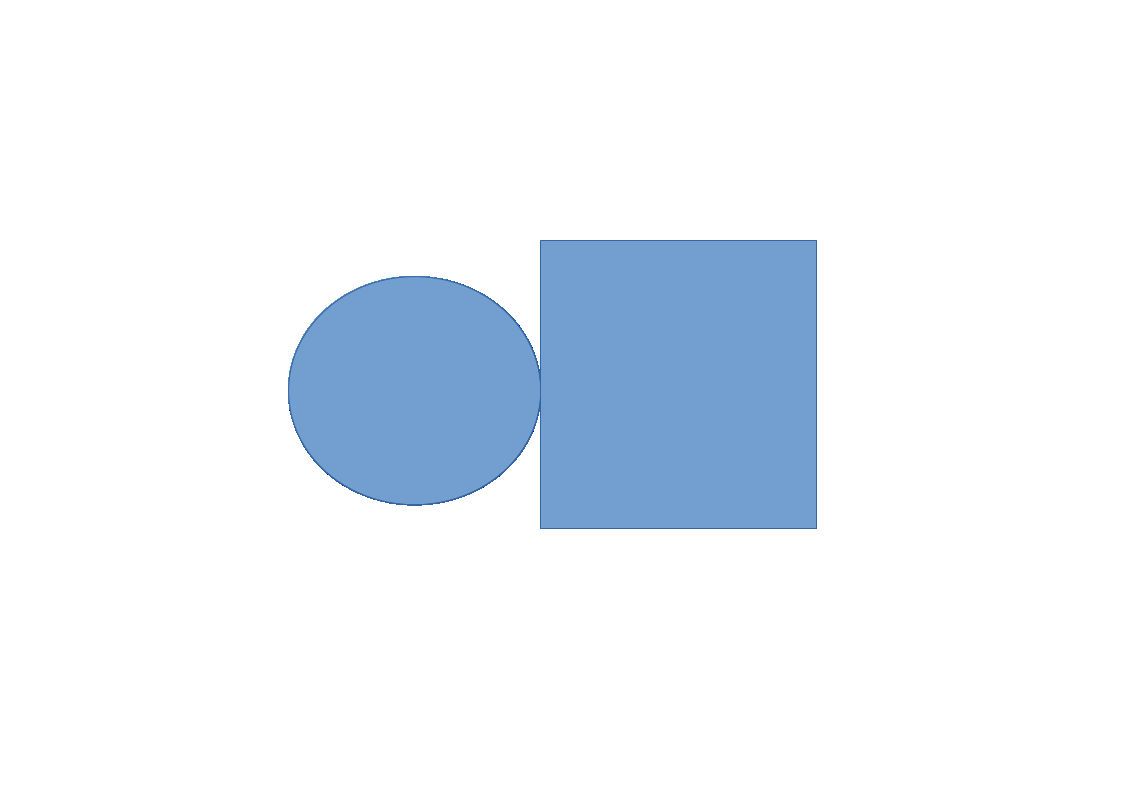
#> input picture circle_square.png, 1123 x 794 px
$ python n_order_gaussian.py
#> lines starting #> are read from the running program, lines starting #| are printed output that depends on the picture
# this file demonstrates use of hessian matrix eigenvalues to find concavity at a surface

import numpy as np
import cv2
from scipy.ndimage import gaussian_filter
import matplotlib.pyplot as plt


filepath = 'circle_square.png'
img = cv2.imread(filepath)
#> img is the input picture: shape (794, 1123, 3); mean B, G, R 248.1, 241.3, 234.9

# turn image to grayscale
img = cv2.cvtColor(img, cv2.COLOR_BGR2GRAY)
#> img: shape (794, 1123)
img = img.astype(np.float32)

# compute second derivative approximations via gaussian filter
sigma = 25

# visualize convolution with gaussian
I = gaussian_filter(img, sigma=sigma, order=(0, 0))
figure0, axes0 = plt.subplots(1,2)

# show blurred image
axes0[0].imshow(img, cmap='gray')
axes0[0].set_title("raw image")
axes0[1].imshow(I, cmap='gray')
axes0[1].set_title("I")

# compute first derivatives
Ix = gaussian_filter(img, sigma=sigma, order=(0, 1))
Iy = gaussian_filter(img, sigma=sigma, order=(1, 0))

# show gradient
figure1, axes1 = plt.subplots(1,2)
axes1[0].imshow(Ix)
axes1[0].set_title("Ix")
axes1[1].imshow(Iy)
axes1[1].set_title("Iy")
plt.show()

# compute second derivatives
Ixx = gaussian_filter(img, sigma=sigma, order=(0, 2))
Iyy = gaussian_filter(img, sigma=sigma, order=(2, 0))
Ixy = gaussian_filter(img, sigma=sigma, order=(1, 1))

# compute eigenvalues of 2x2 hessian for each pixel
trace = Ixx + Iyy
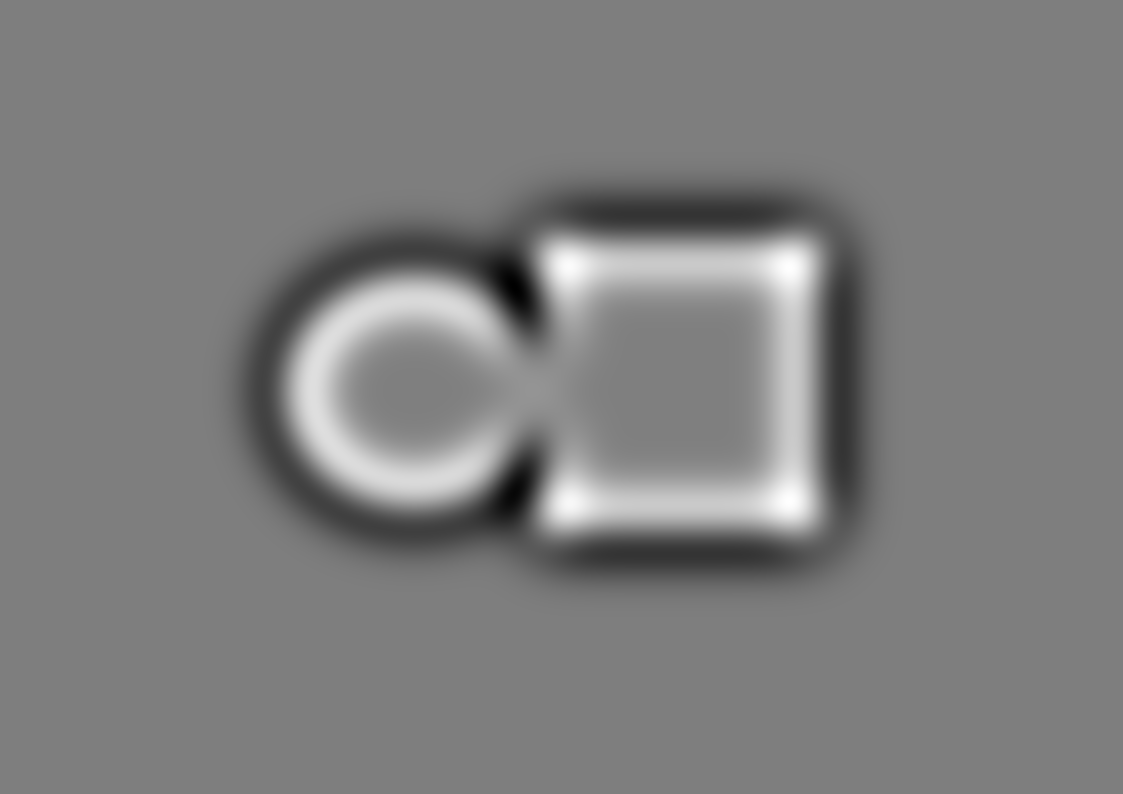
#> trace: shape (794, 1123) float32; min -0.0692, max 0.0684, mean -0.000763; drawn with min black and max white
det = Ixx * Iyy - Ixy**2
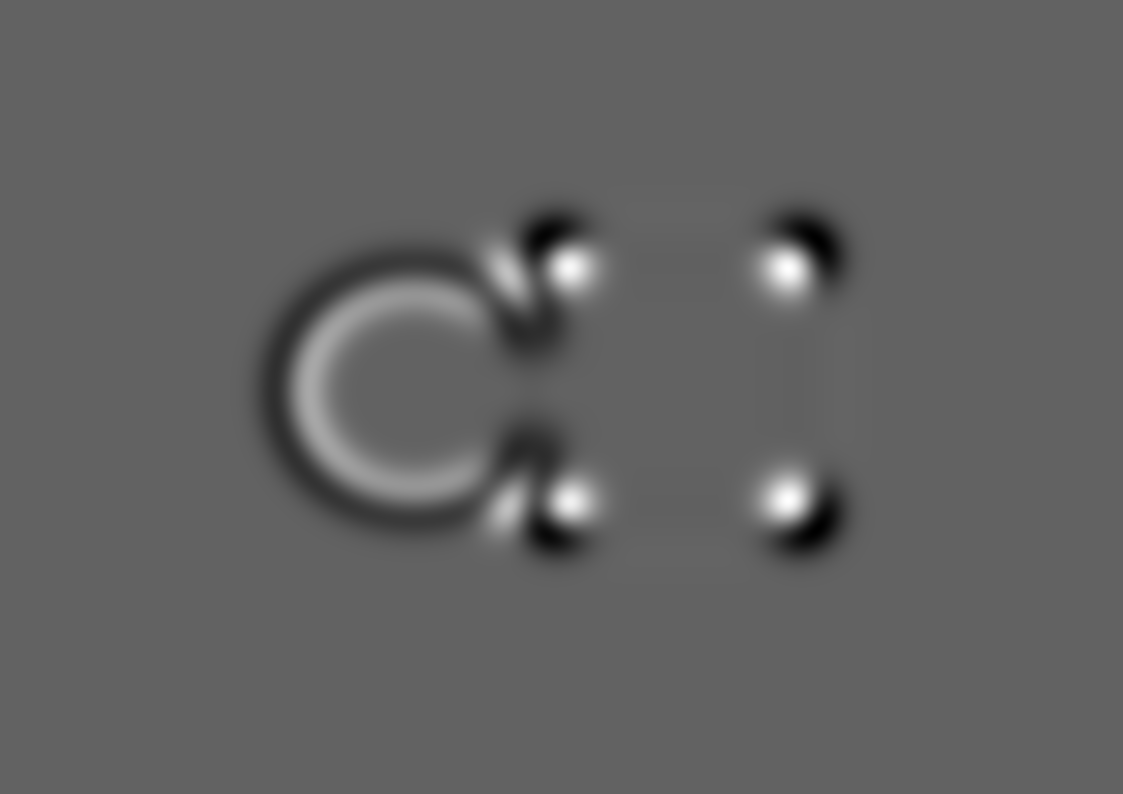
#> det: shape (794, 1123) float32; min -0.000703, max 0.00112, mean 3.46e-07; drawn with min black and max white

eig1 = trace/2 + np.sqrt((trace/2)**2 - det)
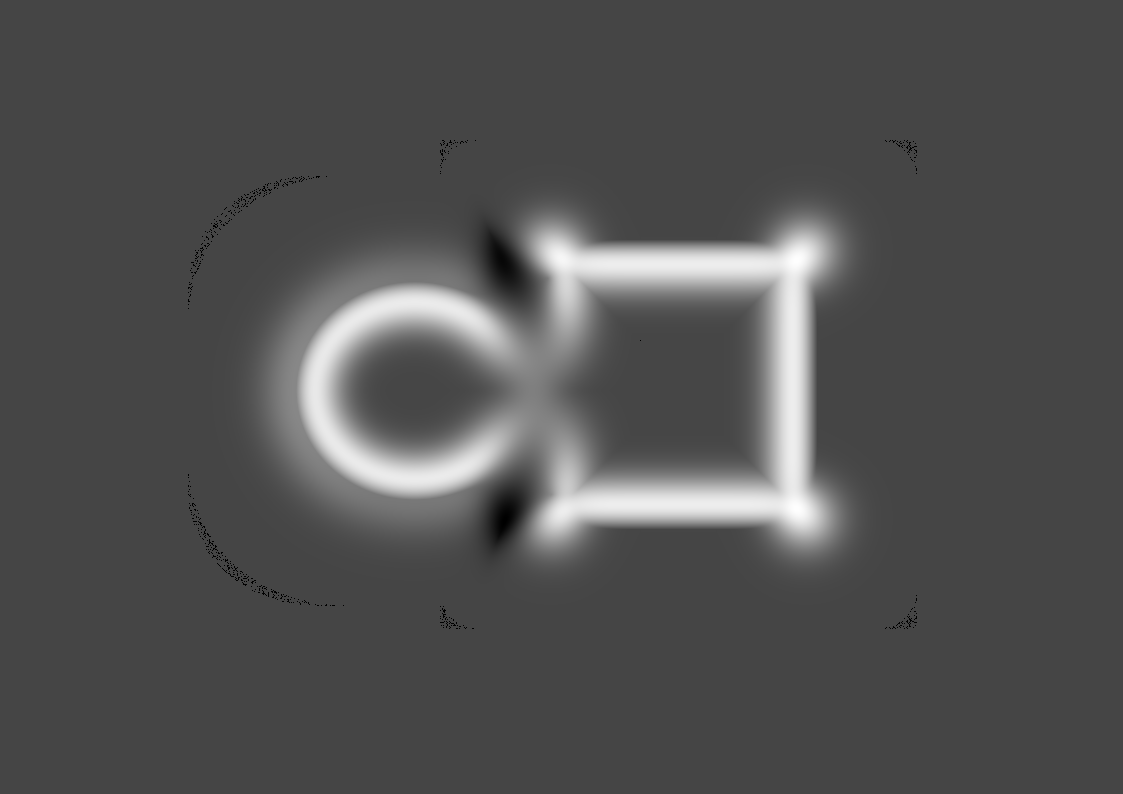
#> eig1: shape (794, 1123) float32; 0.11% of the values are NaN or infinite; the others: min -0.0171, max 0.0441, mean 0.00255; drawn with min black, max white, NaN and infinite black
eig2 = trace/2 - np.sqrt((trace/2)**2 - det)

# show second derivatives / eigenavalues
figure2, axes2 = plt.subplots(2, 3)
axes2[0, 0].imshow(Ixx)
axes2[0, 0].set_title("Ixx")
axes2[0, 1].imshow(Iyy)
axes2[0, 1].set_title("Iyy")
axes2[0, 2].imshow(Ixy)
axes2[0, 2].set_title("Ixy")
axes2[1, 0].imshow(eig1)
axes2[1, 0].set_title("eig1")
axes2[1, 1].imshow(eig2)
axes2[1, 1].set_title("eig2")
axes2[1, 2].imshow(I, cmap='gray')
axes2[1, 2].set_title("convolution with gaussian")
plt.show()

# generate concavity mask
# concavity is defined as such because a dark tissue with curvature about a brightbackground should have negative eigenvectors
mask = np.where( (eig1 < 0) & (eig2 < 0), eig1 * eig2, 0.0 )            # assign convex regions positive numbers
mask += np.where( (eig1 > 0) & (eig2 > 0), -1 * eig1 * eig2, 0.0 )      # assign concave regions negative numbers, leaving saddle points as zero
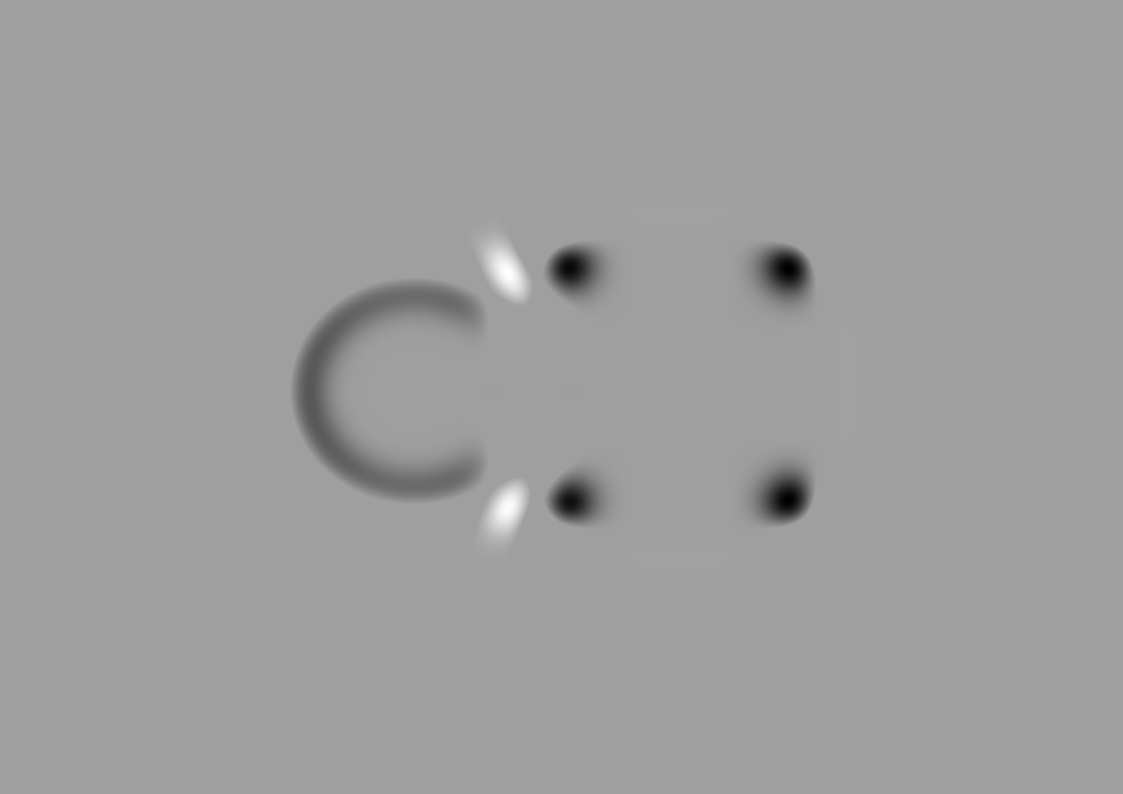
#> mask: shape (794, 1123) float32; min -0.00112, max 0.000675, mean -1.09e-05; drawn with min black and max white

# plot mask and convolution with gaussian side by side
figure3, axes3 = plt.subplots(1, 3)
axes3[0].imshow(mask, cmap='seismic')
axes3[0].set_title('concavity mask')
axes3[1].imshow(I, cmap='gray')
axes3[1].set_title('convolution with gaussian')
axes3[2].imshow(img, cmap='gray')
axes3[2].set_title('raw iamge')
plt.show()

$ run again, with circle.png copied over circle_square.png
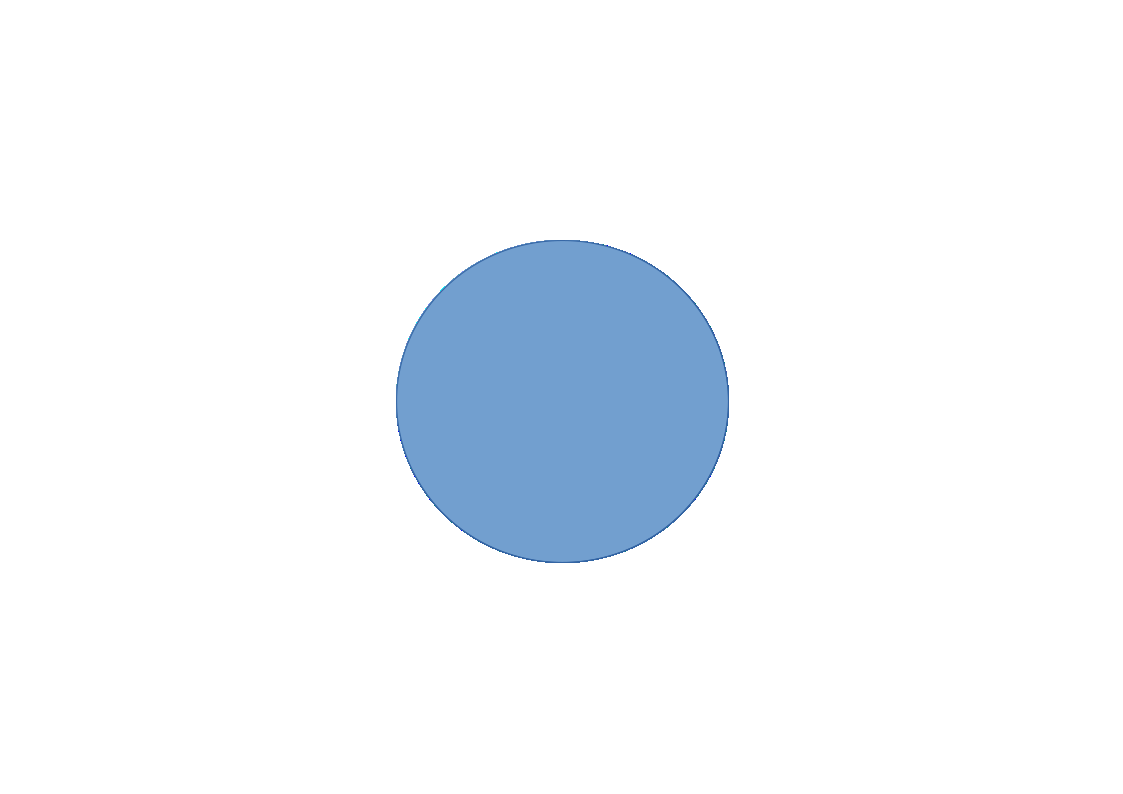
#> input picture circle.png, 1123 x 794 px
#> img is the input picture: shape (794, 1123, 3); mean B, G, R 250.4, 245.7, 241.5
#> `eig2 = trace/2 - np.sqrt((trace/2)**2 - det)`:
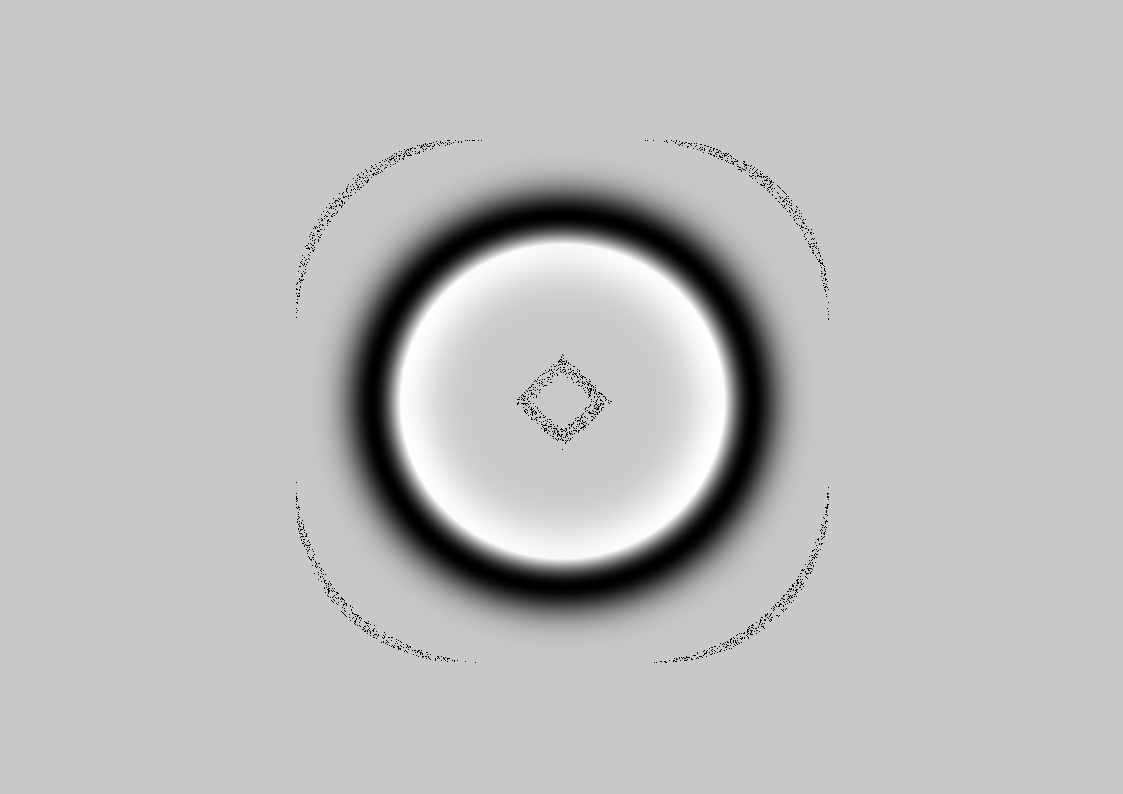
#> eig2: shape (794, 1123) float32; 0.28% of the values are NaN or infinite; the others: min -0.0404, max 0.0104, mean -0.00232; drawn with min black, max white, NaN and infinite black
#> `mask += np.where( (eig1 > 0) & (eig2 > 0), -1 * eig1 * eig2, 0.0 )`:
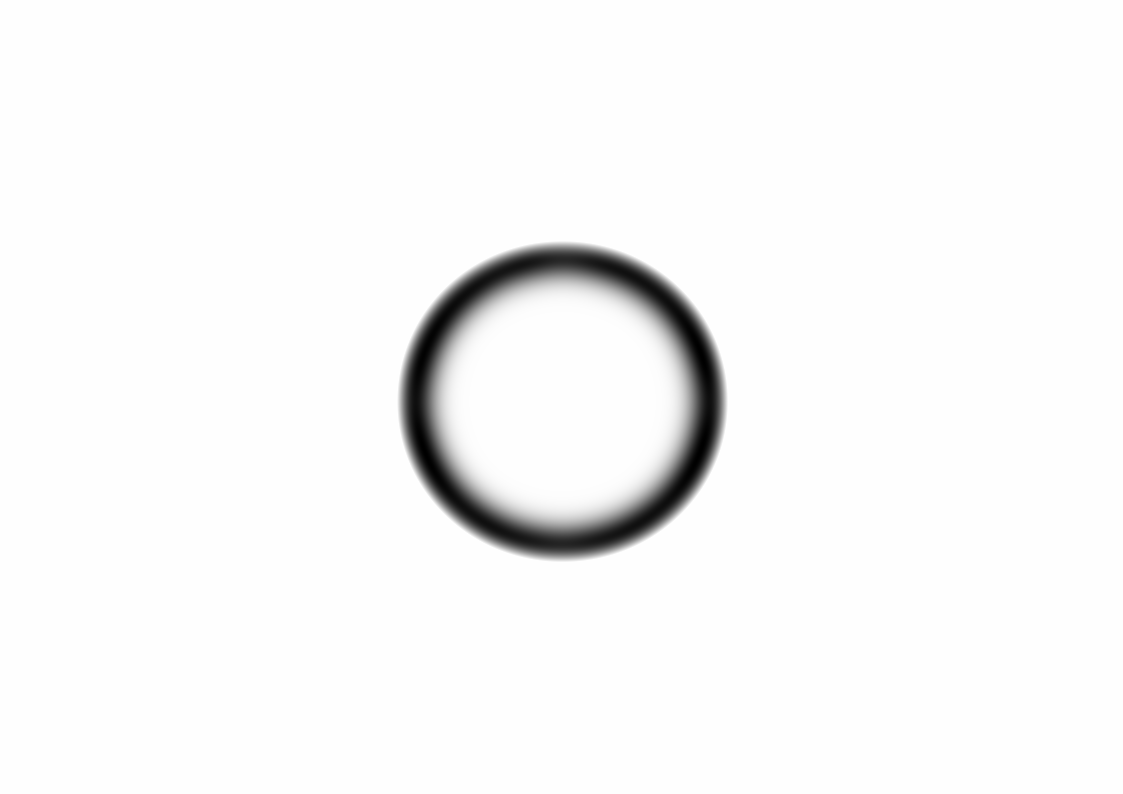
#> mask: shape (794, 1123) float32; min -0.000324, max 1.16e-06, mean -8.85e-06; drawn with min black and max white
